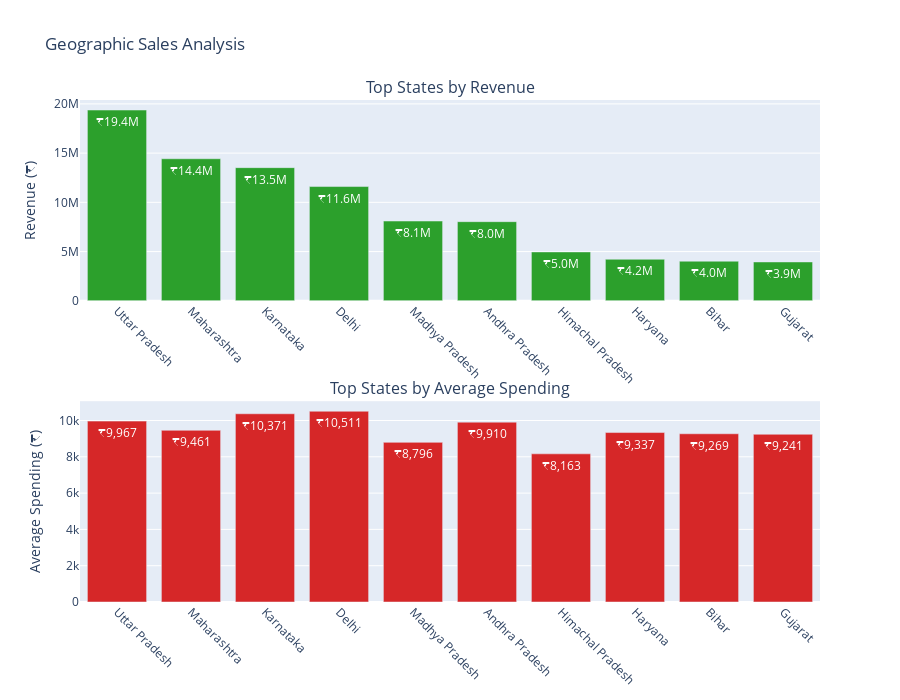

This figure's notebook cell:
### Markdown cell above
Geographic Analysis

### Code cell
### Geographic Analysis
state_analysis = df.groupby('State').agg(
    Customers=('User_ID', 'nunique'),
    Orders=('Orders', 'sum'),
    Revenue=('Amount', 'sum'),
    Avg_Spending=('Amount', 'mean')
).sort_values('Revenue', ascending=False).reset_index()

# Top 10 states visualization
top_states = state_analysis.head(10)

fig = make_subplots(
    rows=2, cols=1,
    subplot_titles=('Top States by Revenue', 'Top States by Average Spending'),
    vertical_spacing=0.2
)

# Revenue plot
fig.add_trace(go.Bar(
    x=top_states['State'], 
    y=top_states['Revenue'],
    name='Revenue', 
    marker_color='#2ca02c',
    text=[f'₹{x/1000000:.1f}M' for x in top_states['Revenue']],
    textposition='auto'
), row=1, col=1)

# Avg Spending plot
fig.add_trace(go.Bar(
    x=top_states['State'], 
    y=top_states['Avg_Spending'],
    name='Avg Spending', 
    marker_color='#d62728',
    text=[f'₹{x:,.0f}' for x in top_states['Avg_Spending']],
    textposition='auto'
), row=2, col=1)

fig.update_layout(
    height=700, 
    title_text="Geographic Sales Analysis", 
    showlegend=False
)
fig.update_yaxes(title_text="Revenue (₹)", row=1, col=1)
fig.update_yaxes(title_text="Average Spending (₹)", row=2, col=1)
fig.update_xaxes(tickangle=45)
fig.show()

# Geographic distribution map
try:
    fig = px.choropleth(
        state_analysis,
        geojson="https://gist.githubusercontent.com/jbrobst/56c13bbbf9d97d187fea01ca62ea5112/raw/e388c4cae20aa53cb5090210a42ebb9b765c0a36/india_states.geojson",
        featureidkey='properties.ST_NM',
        locations='State',
        color='Revenue',
        color_continuous_scale='Blues',
        title='Revenue Distribution Across Indian States',
        height=500
    )

    fig.update_geos(fitbounds="locations", visible=False)
    fig.update_layout(margin={"r":0, "t":40, "l":0, "b":0})
    fig.show()
except Exception as e:
    print(f"Could not render map: {str(e)}")

### Figure 1 — Plotly figure (JSON) as saved in the notebook; plotly's stock layout.template omitted (floating-point values rounded to 4 significant figures)
{"data": [{"marker": {"color": "#2ca02c"}, "name": "Revenue", "text": ["₹19.4M", "₹14.4M", "₹13.5M", "₹11.6M", "₹8.1M", "₹8.0M", "₹5.0M", "₹4.2M", "₹4.0M", "₹3.9M"], "textposition": "auto", "type": "bar", "x": ["Uttar Pradesh", "Maharashtra", "Karnataka", "Delhi", "Madhya Pradesh", "Andhra Pradesh", "Himachal Pradesh", "Haryana", "Bihar", "Gujarat"], "xaxis": "x", "y": [19374968, 14427543, 13523540, 11603818, 8101142, 8037146, 4963368, 4220175, 4022757, 3946082], "yaxis": "y"}, {"marker": {"color": "#d62728"}, "name": "Avg Spending", "text": ["₹9,967", "₹9,461", "₹10,371", "₹10,511", "₹8,796", "₹9,910", "₹8,163", "₹9,337", "₹9,269", "₹9,241"], "textposition": "auto", "type": "bar", "x": ["Uttar Pradesh", "Maharashtra", "Karnataka", "Delhi", "Madhya Pradesh", "Andhra Pradesh", "Himachal Pradesh", "Haryana", "Bihar", "Gujarat"], "xaxis": "x2", "y": [9967.0, 9461.0, 10370.0, 10510.0, 8796.0, 9910.0, 8163.0, 9337.0, 9269.0, 9241.0], "yaxis": "y2"}], "layout": {"annotations": [{"font": {"size": 16}, "showarrow": false, "text": "Top States by Revenue", "x": 0.5, "xanchor": "center", "xref": "paper", "y": 1, "yanchor": "bottom", "yref": "paper"}, {"font": {"size": 16}, "showarrow": false, "text": "Top States by Average Spending", "x": 0.5, "xanchor": "center", "xref": "paper", "y": 0.4, "yanchor": "bottom", "yref": "paper"}], "height": 700, "showlegend": false, "title": {"text": "Geographic Sales Analysis"}, "xaxis": {"anchor": "y", "domain": [0, 1], "tickangle": 45}, "xaxis2": {"anchor": "y2", "domain": [0, 1], "tickangle": 45}, "yaxis": {"anchor": "x", "domain": [0.6, 1], "title": {"text": "Revenue (₹)"}}, "yaxis2": {"anchor": "x2", "domain": [0, 0.4], "title": {"text": "Average Spending (₹)"}}}}
